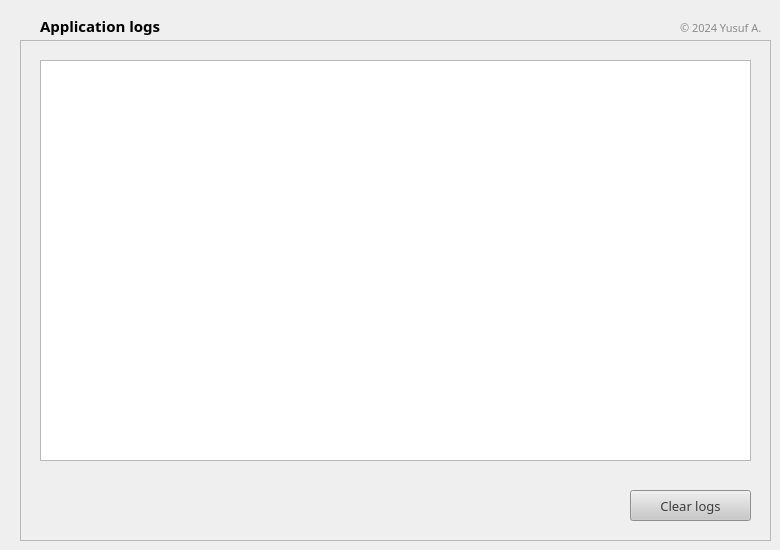
    <widget class="QWidget" name="tab_error_log">
     <attribute name="title">
      <string>Errors</string>
     </attribute>
     <widget class="QFrame" name="frame_4">
      <property name="geometry">
       <rect>
        <x>20</x>
        <y>40</y>
        <width>751</width>
        <height>501</height>
       </rect>
      </property>
      <property name="frameShape">
       <enum>QFrame::StyledPanel</enum>
      </property>
      <property name="frameShadow">
       <enum>QFrame::Raised</enum>
      </property>
      <widget class="QListWidget" name="list_logs">
       <property name="geometry">
        <rect>
         <x>20</x>
         <y>20</y>
         <width>711</width>
         <height>401</height>
        </rect>
       </property>
       <property name="styleSheet">
        <string notr="true">padding: .5em;</string>
       </property>
       <property name="editTriggers">
        <set>QAbstractItemView::NoEditTriggers</set>
       </property>
       <property name="defaultDropAction">
        <enum>Qt::IgnoreAction</enum>
       </property>
       <property name="alternatingRowColors">
        <bool>true</bool>
       </property>
       <property name="layoutMode">
        <enum>QListView::SinglePass</enum>
       </property>
       <property name="spacing">
        <number>11</number>
       </property>
       <property name="gridSize">
        <size>
         <width>0</width>
         <height>24</height>
        </size>
       </property>
       <property name="modelColumn">
        <number>0</number>
       </property>
       <property name="uniformItemSizes">
        <bool>false</bool>
       </property>
       <property name="currentRow">
        <number>-1</number>
       </property>
      </widget>
      <widget class="QPushButton" name="btn_clear_logs">
       <property name="enabled">
        <bool>true</bool>
       </property>
       <property name="geometry">
        <rect>
         <x>610</x>
         <y>450</y>
         <width>121</width>
         <height>31</height>
        </rect>
       </property>
       <property name="font">
        <font>
         <family>CMU Sans Serif</family>
         <pointsize>10</pointsize>
         <weight>50</weight>
         <bold>false</bold>
        </font>
       </property>
       <property name="styleSheet">
        <string notr="true">background-color: rgb(200, 200, 200);
color: #3d3d3d;</string>
       </property>
       <property name="text">
        <string>Clear logs</string>
       </property>
       <property name="default">
        <bool>false</bool>
       </property>
       <property name="flat">
        <bool>false</bool>
       </property>
      </widget>
     </widget>
     <widget class="QLabel" name="label_14">
      <property name="geometry">
       <rect>
        <x>40</x>
        <y>10</y>
        <width>191</width>
        <height>31</height>
       </rect>
      </property>
      <property name="font">
       <font>
        <family>CMU Sans Serif</family>
        <pointsize>11</pointsize>
        <weight>75</weight>
        <bold>true</bold>
       </font>
      </property>
      <property name="text">
       <string>Application logs</string>
      </property>
     </widget>
     <widget class="QLabel" name="label_20">
      <property name="geometry">
       <rect>
        <x>680</x>
        <y>20</y>
        <width>91</width>
        <height>16</height>
       </rect>
      </property>
      <property name="font">
       <font>
        <family>CMU Sans Serif</family>
        <pointsize>8</pointsize>
        <weight>50</weight>
        <bold>false</bold>
       </font>
      </property>
      <property name="styleSheet">
       <string notr="true">color: #8a8a8a;</string>
      </property>
      <property name="text">
       <string>© 2024 Yusuf A.</string>
      </property>
      <property name="alignment">
       <set>Qt::AlignLeading|Qt::AlignLeft|Qt::AlignVCenter</set>
      </property>
      <property name="wordWrap">
       <bool>true</bool>
      </property>
     </widget>
    </widget>
